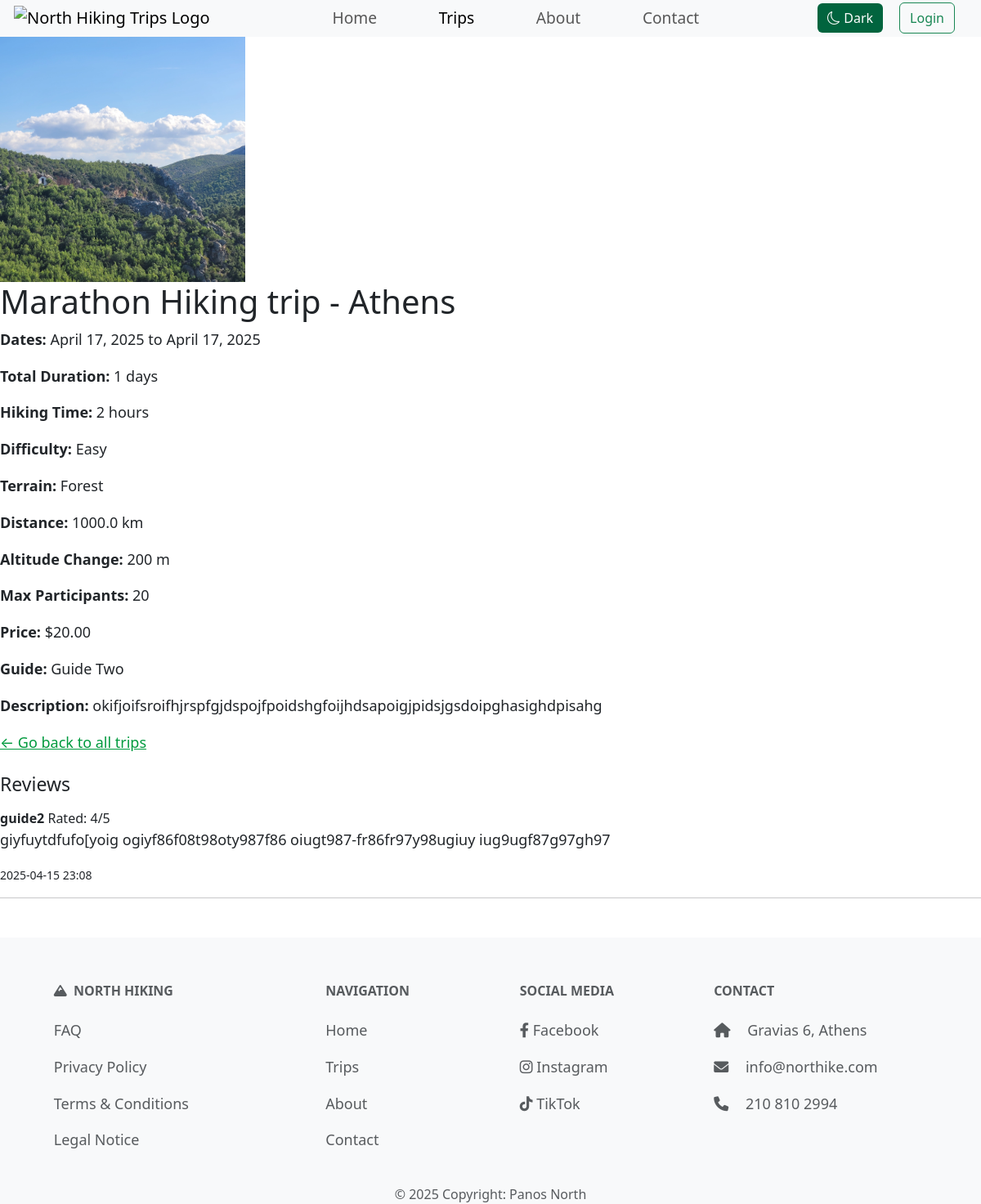
Screenshot of /trips/marathon-hiking-trip with the database file from the repository.
### trips/models.py (models this page shows, shortened)
class Trip(models.Model):
    DIFFICULTY_LEVELS = [
        ('Easy', 'Easy'),
        ('Moderate', 'Moderate'),
        ('Hard', 'Hard'),
        ('Extreme', 'Extreme')
    ]
    TERRAIN_TYPES = [
        ('Forest', 'Forest'),
        ('Mountain', 'Mountain'),
        ('Beach', 'Beach'),
        ('Urban', 'Urban'),
    ]
    title = models.CharField(max_length=60, unique=True)
    location = models.CharField(max_length=40)
    difficulty = models.CharField(max_length=10, choices=DIFFICULTY_LEVELS)
    distance = models.DecimalField(max_digits=5, decimal_places=1, validators=[MinValueValidator(0), MaxValueValidator(1000000)])
    terrain = models.CharField(max_length=20, choices=TERRAIN_TYPES)
    price = models.DecimalField(max_digits=8, decimal_places=2, validators=[MinValueValidator(0)])
    start_date = models.DateField(validators=[validate_future_date])
    end_date = models.DateField(validators=[validate_future_date])
    altitude_difference = models.PositiveIntegerField(validators=[MinValueValidator(1)])
    hiking_duration = models.PositiveIntegerField(validators=[MinValueValidator(1)])
    max_participants = models.PositiveIntegerField(validators=[MinValueValidator(1), MaxValueValidator(99)])
    description = models.TextField(max_length=500)
    image = models.ImageField(default='default.png', blank=True, null=True)
    guide = models.ForeignKey('Guide', on_delete=models.SET_NULL, null=True, blank=True, related_name='trip_guides'
    )
    slug = models.SlugField(unique=True, null=True, blank=True, editable=False)
    @property
    def duration(self):
        return (self.end_date - self.start_date).days + 1

class Guide(models.Model):
    EXPERIENCE_CHOICES = [
        ('Amateur', 'Amateur'),
        ('Professional', 'Professional'),
    ]
    user = models.OneToOneField(User, on_delete=models.CASCADE, related_name="guide_profile", null=True, blank=True)
    phone_number = models.CharField(max_length=20, blank=True, default='Not Provided')
    bio = models.TextField(blank=True, null=True, default='Not Provided')
    experience = models.CharField(max_length=20, choices=EXPERIENCE_CHOICES, blank=True, default='Amateur')
    def __str__(self):
        return f"{self.user.first_name} {self.user.last_name}" if self.user else "Unnamed Guide"

class Review(models.Model):
    trip = models.ForeignKey(Trip, on_delete=models.CASCADE, related_name='trip_reviews')
    user = models.ForeignKey(User, on_delete=models.CASCADE, related_name='user_reviews')
    rating = models.PositiveSmallIntegerField(validators=[MinValueValidator(1), MaxValueValidator(5)])
    comment = models.TextField(blank=True)
    created_at = models.DateTimeField(auto_now_add=True)
    class Meta:
        unique_together = ('user', 'trip')

### trips/views.py (the view, shortened to what this page needs)
# urls.py: path('<slug:slug>', views.trip_page, name='page'),
def trip_page(request, slug):
    trip = get_object_or_404(Trip, slug=slug)
    user_has_reviewed = False
    in_cart = False
    already_booked = False
    in_wishlist = False
    context = {
        'trip': trip,
        'user_has_reviewed': user_has_reviewed,
        'in_cart': in_cart,
        'already_booked': already_booked,
        'in_wishlist': in_wishlist,
    }
    return render(request, 'trips/trip_page.html', context)

### trips/context_processors.py (called while the page is built)
def cart_item_count(request):
    if request.user.is_authenticated:
        count = CartItem.objects.filter(user=request.user).count()
        return {'cart_item_count': count}
    return {'cart_item_count': 0}

### trips/templates/trips/trip_page.html (shortened to what this page needs)
{% extends "layout.html" %}
{% load static %}
{% block content %}
    <section>
        <img
            class="banner"
            src="{{ trip.image.url }}"
            alt="{{ trip.title }} banner"
        />
        <h1>{{ trip.title }} - {{ trip.location }}</h1>
        <p><strong>Dates:</strong> {{ trip.start_date }} to {{ trip.end_date }}</p>
        <p><strong>Total Duration:</strong> {{ trip.duration }} days</p>
        <p><strong>Hiking Time:</strong> {{ trip.hiking_duration }} hours</p>
        <p><strong>Difficulty:</strong> {{ trip.difficulty }}</p>
        <p><strong>Terrain:</strong> {{ trip.terrain }}</p>
        <p><strong>Distance:</strong> {{ trip.distance }} km</p>
        <p><strong>Altitude Change:</strong> {{ trip.altitude_difference }} m</p>
        <p><strong>Max Participants:</strong> {{ trip.max_participants }}</p>
        <p><strong>Price:</strong> ${{ trip.price }}</p>
        <p><strong>Guide:</strong> {{ trip.guide }}</p>
        <p><strong>Description:</strong> {{ trip.description }}</p>
        <p>
            <a href="{% url 'trips:list' %}">← Go back to all trips</a>
        </p>
        <h3 class="mt-4">Reviews</h3>
        {% if trip.trip_reviews.all %}
            {% for review in trip.trip_reviews.all %}
                <div class="review">
                    <strong>{{ review.user.username }}</strong>
                    <span>Rated: {{ review.rating }}/5</span>
                    <p>{{ review.comment }}</p>
                    <small>{{ review.created_at|date:"Y-m-d H:i" }}</small>
                    <hr>
                </div>
            {% endfor %}
        {% else %}
            <p>No reviews yet for this trip.</p>
        {% endif %}
    </section>
{% endblock %}

### static/css/styles.css (style rules this page uses)
h3 { font-size: 23px; margin-bottom: 15px; }
p { font-size: 18px; line-height: 1.6; }
a { color: #009a3e; ; }
.banner { display: block; width: 100%; max-width: 300px; }
::placeholder { color: #6c757d; }

### rows the page displays
Trip: image (picture), title "Marathon Hiking trip", location "Athens", start_date "April 17, 2025", end_date "April 17, 2025", duration "1", hiking_duration "2", difficulty "Easy", terrain "Forest", distance "1000.0", altitude_difference "200", max_participants "20", price "20.00", guide "Guide Two", description "okifjoifsroifhjrspfgjdspojfpoidshgfoijhdsapoigjpidsjgsdoipghasighdpisahg"
Review: user.username "guide2", rating "4", comment "giyfuytdfufo[yoig ogiyf86f08t98oty987f86 oiugt987-fr86fr97y98ugiuy iug9ugf87g97gh97", created_at "2025-04-15 23:08"
